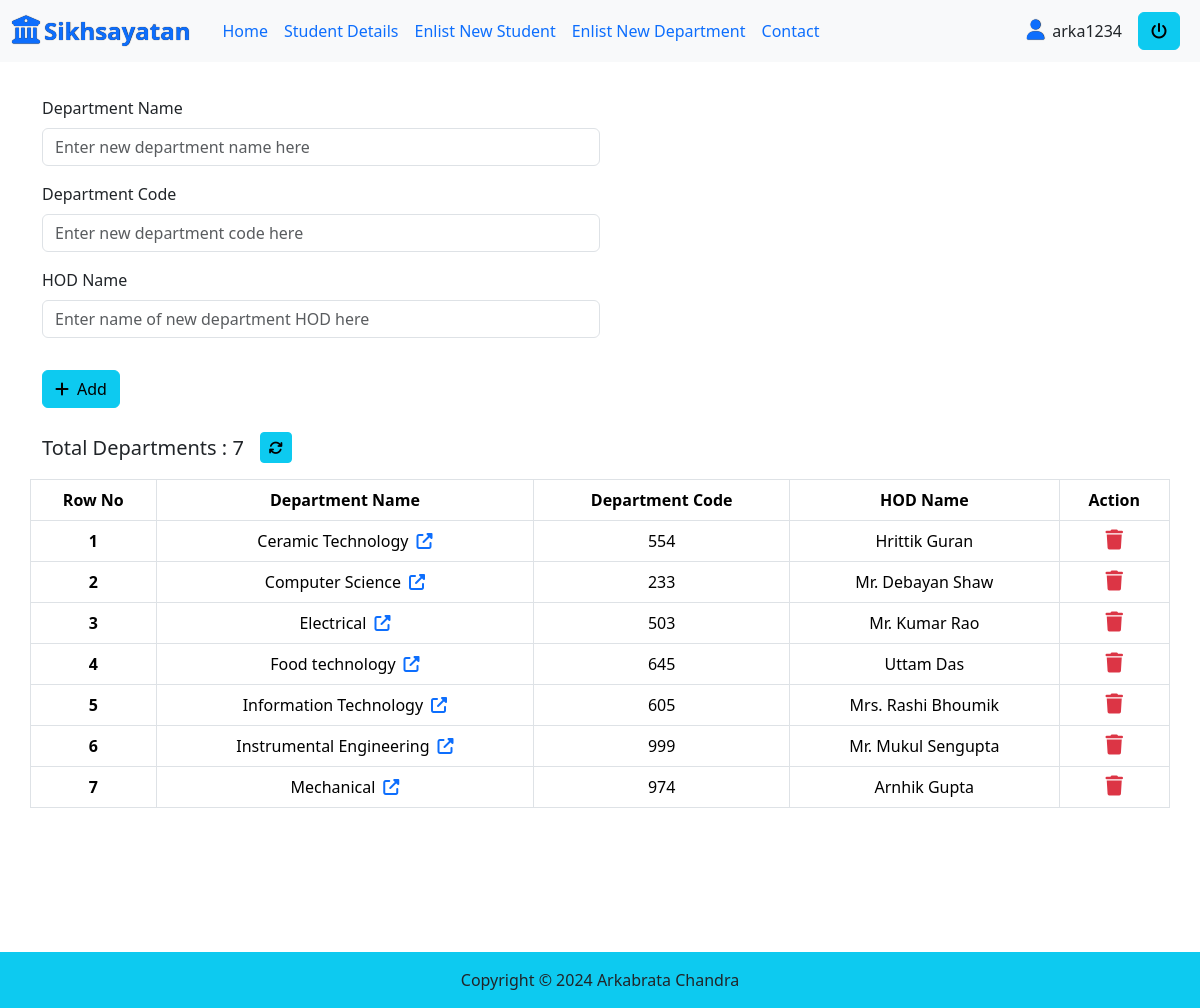
Screenshot of /department/enlist/ (signed in) with the database file from the repository.
### studentcard/models.py (models this page shows, shortened)
class Department(models.Model):
    user = models.ForeignKey(User,related_name="userauth",on_delete=models.CASCADE,null=True,blank=True)
    department = models.CharField(max_length=50,default=None,unique=True)
    code = models.IntegerField(default=None,unique=True)
    hod_name = models.CharField(max_length=100,default=None)
    class Meta:
        ordering = ['department']

### studentcard/views.py (the view)
# urls.py: path('department/enlist/',enlist_dept,name="enlistNewDepartment"),
@csrf_exempt
def enlist_dept(request):
    try:
        if(request.method=="POST"):
            deptname = request.POST.get("deptname")
            deptcode = int(request.POST.get("deptcode"))
            depthod = request.POST.get("depthod")
            Department.objects.create(department = deptname,code = deptcode,hod_name = depthod)
            messages.success(request,"Department Added Successfully")
        queryDept = Department.objects.all()
        return render(request,"report/department.html",context={"data" : queryDept,"results" : len(queryDept)})
    except Exception as e:
        print(e)
    messages.warning(request,"Something went wrong at the server")
    return render(request,"report/error.html")

### studentcard/templates/report/department.html (shortened to what this page needs)
{% extends "base.html" %}
{% block main %}
<div class="container mb-4">
    <form method="POST" action="/department/enlist/">
        <div class="mb-3">
            <label for="InputDeptName" class="form-label">Department Name</label>
            <input type="text" class="form-control w-50" name="deptname" id="InputDeptName" placeholder="Enter new department name here">
        </div>
        <div class="mb-3">
            <label for="InputDeptCode" class="form-label">Department Code</label>
            <input type="text" class="form-control w-50" name="deptcode" id="InputDeptCode" placeholder="Enter new department code here">
        </div>
        <div class="mb-3">
            <label for="InputDeptHOD" class="form-label">HOD Name</label>
            <input type="text" class="form-control w-50" name="depthod" id="InputDeptHOD" placeholder="Enter name of new department HOD here">
        </div>
        <button type="submit" class="btn btn-info mt-3"><i class="fa fa-add me-2"></i>Add</button>
    </form>
</div>
<div class="d-flex my-3 container align-items-center justify-content-start">
  <div class="fs-5">Total Departments : {{results}}</div>
  <a href="/department/enlist"><button class="btn btn-info btn-sm mx-3"><i class="fa fa-refresh"></i></button></a>
</div>
<div class="px-2 overflow-scroll">
<table class="table container mb-5 table-bordered text-center table-responsive-md">
    <thead>
      <tr>
        <th scope="col">Row No</th>
        <th scope="col">Department Name</th>
        <th scope="col">Department Code</th>
        <th scope="col">HOD Name</th>
        <th scope="col">Action</th>
      </tr>
    </thead>
    <tbody>
    {% for s in data %}
      <tr>
        <th scope="row">{{forloop.counter}}</th>
        <td scope="row">{{s.department}}<a href="{{s.department}}"><i class="fa-solid fa-up-right-from-square ms-2"></i></a></td>
        <td>{{s.code}}</td>
        <td>{{s.hod_name}}</td>
        <td>
          <i class="fa fa-trash text-danger fs-5" style="cursor: pointer;" onclick="delete_dept({{s.code}})"></i>
        </td>
      </tr>
    {% endfor %}
    </tbody>
</table>
</div>
{% endblock %}

### studentcard/templates/component/header.html (shortened to what this page needs)
<nav class="navbar navbar-expand-lg bg-body-tertiary fixed-top">
  <div class="container-fluid">
    <a class="navbar-brand fw-bold text-primary fs-4" style="text-shadow: 0.1px 0.1px 0.8px black;" href="/"><i
        class="fa-solid fa-building-columns me-1 fs-3 text-primary"></i>Sikhsayatan</a>
    <div class="collapse navbar-collapse" id="navbarNav">
      <div
        class=" d-flex w-100 flex-column flex-lg-row justify-content-start align-items-start justify-content-lg-between align-items-lg-center px-2">
        <ul class="navbar-nav">
          <li class="nav-item">
            <a class="nav-link link-primary" aria-current="page" href="/">Home</a>
          </li>
          {% if request.user.is_authenticated %}
          <li class="nav-item">
            <a class="nav-link link-primary" aria-current="page" href="/student-details">Student Details</a>
          </li>
          <li class="nav-item">
            <a class="nav-link link-primary" href="/student/enlist">Enlist New Student</a>
          </li>
          <li class="nav-item">
            <a class="nav-link link-primary" href="/department/enlist">Enlist New Department</a>
          </li>
          {% endif %}
          <li class="nav-item">
            <a class="nav-link link-primary" aria-current="page" href="#">Contact</a>
          </li>
        </ul>
        {% if request.user.is_authenticated %}
        <div class="d-flex justify-content-start align-items-center">
          <div class="fs-6  me-3">
            <i class="fa-solid fa-user fs-5 me-2 text-primary"
              style="text-shadow: 0.1px 0.1px 0.8px black;"></i>{{request.user.username}}
          </div>
          <a href="/logout"><button class="btn btn-info my-2 my-lg-0"><i class="fa-solid fa-power-off"></i></button></a>
        </div>
        {% else %}
        <a href="/login"><button class="btn btn-primary my-2 my-lg-0">Login/Signup</button></a>
        {% endif %}
      </div>
    </div>
  </div>
</nav>

### rows the page displays
Department: department "Ceramic Technology", code "554", hod_name "Hrittik Guran"
Department: department "Computer Science", code "233", hod_name "Mr. Debayan Shaw"
Department: department "Electrical", code "503", hod_name "Mr. Kumar Rao"
Department: department "Food technology", code "645", hod_name "Uttam Das"
Department: department "Information Technology", code "605", hod_name "Mrs. Rashi Bhoumik"
Department: department "Instrumental Engineering", code "999", hod_name "Mr. Mukul Sengupta"
Department: department "Mechanical", code "974", hod_name "Arnhik Gupta"

### other values shown
{{ request.user.username }} "arka1234"
{{ results }} "7"
